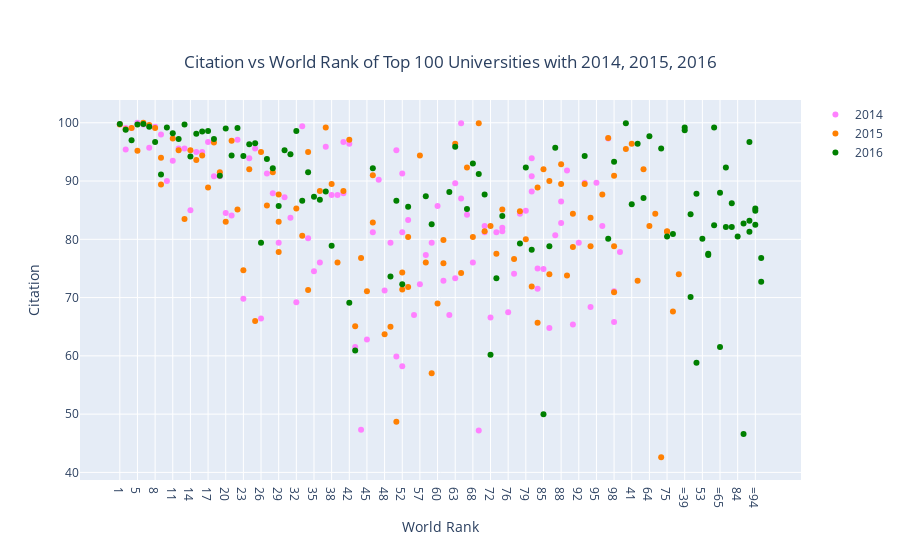

The code cell stored with this chart in its notebook:
### Code cell
trace1 = go.Scatter(x = df2014.world_rank,
                   y = df2014.citations,
                   mode = "markers",
                   name = "2014",
                   marker = dict(color = "rgb(255,128,255)"),
                   text = df2014.university_name)

trace2 = go.Scatter(x = df2015.world_rank,
                   y = df2015.citations,
                   mode = "markers",
                   name = "2015",
                   marker = dict(color = "rgb(255,128,2)"),
                   text = df2015.university_name)

trace3 = go.Scatter(x = df2016.world_rank,
                   y = df2016.citations,
                   mode = "markers",
                   name = "2016",
                   marker = dict(color = "green"),
                   text = df2016.university_name)

data = [trace1, trace2, trace3]

layout = dict(title = "Citation vs World Rank of Top 100 Universities with 2014, 2015, 2016",
             title_x = 0.5, 
             title_y = 0.9,
             xaxis = dict(title = "World Rank"),
             yaxis = dict(title = "Citation"))

fig = dict(data = data, layout = layout)

iplot(fig)

### Figure 1 — Plotly figure (JSON) as saved in the notebook; plotly's stock layout.template omitted (floating-point values rounded to 4 significant figures)
{"data": [{"marker": {"color": "rgb(255,128,255)"}, "mode": "markers", "name": "2014", "text": ["California Institute of Technology", "Harvard University", "University of Oxford", "Stanford University", "Massachusetts Institute of Technology", "Princeton University", "University of Cambridge", "University of California, Berkeley", "University of Chicago", "Imperial College London", "Yale University", "University of California, Los Angeles", "Columbia University", "ETH Zurich – Swiss Federal Institute of Technology Zurich", "Johns Hopkins University", "University of Pennsylvania", "Duke University", "University of Michigan", "Cornell University", "University of Toronto", "University College London", "Northwestern University", "University of Tokyo", "Carnegie Mellon University", "University of Washington", "National University of Singapore", "University of Texas at Austin", "Georgia Institute of Technology", "University of Illinois at Urbana-Champaign", "University of Wisconsin-Madison", "University of British Columbia", "London School of Economics and Political Science", "University of California, Santa Barbara", "University of Melbourne", "McGill University", "Karolinska Institute", "École Polytechnique Fédérale de Lausanne", "King’s College London", "University of Edinburgh", "New York University", "University of California, San Diego", "Washington University in St Louis", "University of Hong Kong", "Seoul National University", "Peking University", "University of Minnesota", "University of North Carolina at Chapel Hill", "Australian National University", "Pennsylvania State University", "Boston University", "Tsinghua University", "Brown University", "Kyoto University", "University of California, Davis", "LMU Munich", "Korea Advanced Institute of Science and Technology (KAIST)", "Hong Kong University of Science and Technology", "University of Manchester", "Ohio State University", "Pohang University of Science and Technology", "KU Leuven", "Purdue University", "The University of Queensland", "University of Göttingen", "Rice University", "École Normale Supérieure", "Leiden University", "Heidelberg University", "Delft University of Technology", "University of Southern California", "École Polytechnique", "University of Sydney", "Erasmus University Rotterdam", "University of Basel", "Utrecht University", "Nanyang Technological University", "Wageningen University and Research Center", "University of Pittsburgh", "University of Bristol", "Durham University", "Emory University", "Tufts University", "Michigan State University", "University of Amsterdam", "Ghent University", "Free University of Berlin", "Technical University of Munich", "Case Western Reserve University", "Vanderbilt University", "University of Notre Dame", "Monash University", "McMaster University", "University of California, Irvine", "Humboldt University of Berlin", "University of Rochester", "Pierre and Marie Curie University", "University of Colorado Boulder", "Maastricht University", "University of Groningen", "University of Helsinki"], "type": "scatter", "x": ["1", "2", "2", "4", "5", "6", "7", "8", "9", "10", "11", "12", "13", "14", "15", "16", "17", "18", "19", "20", "21", "22", "23", "24", "25", "26", "27", "28", "29", "30", "31", "32", "33", "34", "35", "36", "37", "38", "39", "40", "40", "42", "43", "44", "45", "46", "47", "48", "49", "50", "50", "52", "52", "52", "55", "56", "57", "58", "59", "60", "61", "62", "63", "63", "65", "65", "67", "68", "69", "70", "70", "72", "73", "74", "74", "76", "77", "78", "79", "80", "80", "80", "83", "83", "85", "86", "87", "88", "88", "90", "91", "92", "93", "94", "95", "96", "97", "98", "98", "100"], "y": [99.8, 99.1, 95.4, 99.1, 100, 99.7, 95.7, 99.3, 98, 90, 93.5, 95.6, 95.6, 85, 95, 95, 96.7, 90.8, 90.8, 84.5, 84.1, 97.1, 69.8, 93.9, 95.6, 66.4, 91.3, 87.9, 79.4, 87.2, 83.7, 69.2, 99.4, 80.2, 74.5, 76, 95.9, 87.6, 87.6, 87.9, 96.7, 96.4, 61.5, 47.3, 62.8, 81.2, 90.2, 71.2, 79.4, 95.3, 59.9, 91.3, 58.2, 81.2, 83.3, 67, 72.3, 77.3, 79.4, 85.7, 72.9, 67, 73.3, 89.6, 99.9, 87, 84.2, 76, 47.2, 81.2, 82.3, 66.6, 81.2, 81.4, 82, 67.5, 74.1, 84.4, 84.9, 88.2, 90.8, 93.9, 71.5, 75, 74.9, 64.8, 80.7, 82.8, 86.5, 91.8, 65.4, 79.4, 89.7, 68.4, 89.7, 82.3, 97.3, 65.8, 71.1, 77.8]}, {"marker": {"color": "rgb(255,128,2)"}, "mode": "markers", "name": "2015", "text": ["California Institute of Technology", "Harvard University", "University of Oxford", "Stanford University", "University of Cambridge", "Massachusetts Institute of Technology", "Princeton University", "University of California, Berkeley", "Imperial College London", "Yale University", "University of Chicago", "University of California, Los Angeles", "ETH Zurich – Swiss Federal Institute of Technology Zurich", "Columbia University", "Johns Hopkins University", "University of Pennsylvania", "University of Michigan", "Duke University", "Cornell University", "University of Toronto", "Northwestern University", "University College London", "University of Tokyo", "Carnegie Mellon University", "National University of Singapore", "University of Washington", "Georgia Institute of Technology", "University of Texas at Austin", "LMU Munich", "University of Illinois at Urbana-Champaign", "University of Wisconsin-Madison", "University of British Columbia", "University of Melbourne", "London School of Economics and Political Science", "École Polytechnique Fédérale de Lausanne", "University of Edinburgh", "University of California, Santa Barbara", "New York University", "McGill University", "King’s College London", "University of California, San Diego", "Washington University in St Louis", "University of Hong Kong", "Karolinska Institute", "Australian National University", "University of Minnesota", "University of North Carolina at Chapel Hill", "Peking University", "Tsinghua University", "Seoul National University", "Hong Kong University of Science and Technology", "Korea Advanced Institute of Science and Technology (KAIST)", "University of Manchester", "Brown University", "KU Leuven", "University of California, Davis", "Boston University", "Pennsylvania State University", "Kyoto University", "University of Sydney", "Nanyang Technological University", "École Polytechnique", "Scuola Normale Superiore di Pisa", "Leiden University", "The University of Queensland", "Pohang University of Science and Technology", "University of Göttingen", "Ohio State University", "Rice University", "Heidelberg University", "Delft University of Technology", "Erasmus University Rotterdam", "Wageningen University and Research Center", "University of Bristol", "University of Basel", "University of Southern California", "University of Amsterdam", "École Normale Supérieure", "Utrecht University", "Humboldt University of Berlin", "Free University of Berlin", "Michigan State University", "Durham University", "Monash University", "Middle East Technical University", "University of Arizona", "University of Notre Dame", "Tufts University", "University of California, Irvine", "Ghent University", "University of Massachusetts", "University of Pittsburgh", "Emory University", "McMaster University", "University of Glasgow", "Vanderbilt University", "University of Colorado Boulder", "Stockholm University", "Technical University of Munich", "Uppsala University"], "type": "scatter", "x": ["1", "2", "3", "4", "5", "6", "7", "8", "9", "9", "11", "12", "13", "14", "15", "16", "17", "18", "19", "20", "21", "22", "23", "24", "25", "26", "27", "28", "29", "29", "29", "32", "33", "34", "34", "36", "37", "38", "39", "40", "41", "42", "43", "44", "45", "46", "46", "48", "49", "50", "51", "52", "52", "54", "55", "55", "57", "58", "59", "60", "61", "61", "63", "64", "65", "66", "67", "68", "69", "70", "71", "72", "73", "74", "75", "75", "77", "78", "79", "80", "81", "82", "83", "83", "85", "86", "86", "88", "88", "90", "91", "91", "93", "94", "94", "96", "97", "98", "98", "98"], "y": [99.7, 98.9, 95.5, 99.1, 95.2, 100, 99.6, 99.1, 89.4, 94, 97.3, 95.3, 83.5, 95.3, 93.6, 94.4, 88.9, 96.6, 91.5, 83, 96.9, 85.1, 74.7, 92, 66, 95, 85.8, 91.5, 83, 77.8, 87.7, 85.3, 80.6, 71.3, 95, 88.3, 99.2, 89.5, 76, 88.3, 96.4, 97.1, 65.1, 76.8, 71.1, 82.9, 91, 63.7, 65, 48.7, 72.9, 71.4, 74.3, 92, 71.8, 80.4, 94.4, 76, 57, 69, 75.9, 79.9, 96.4, 82.3, 74.2, 84.4, 92.3, 80.4, 99.9, 81.4, 42.6, 82.3, 77.5, 85.1, 81.4, 81.3, 76.6, 84.8, 80, 71.9, 67.6, 74, 88.9, 65.7, 92, 74, 90, 92.9, 89.5, 73.8, 78.7, 84.4, 89.5, 78.8, 83.7, 87.7, 97.4, 90.9, 78.8, 70.9]}, {"marker": {"color": "green"}, "mode": "markers", "name": "2016", "text": ["California Institute of Technology", "University of Oxford", "Stanford University", "University of Cambridge", "Massachusetts Institute of Technology", "Harvard University", "Princeton University", "Imperial College London", "ETH Zurich – Swiss Federal Institute of Technology Zurich", "University of Chicago", "Johns Hopkins University", "Yale University", "University of California, Berkeley", "University College London", "Columbia University", "University of California, Los Angeles", "University of Pennsylvania", "Cornell University", "University of Toronto", "Duke University", "University of Michigan", "Carnegie Mellon University", "London School of Economics and Political Science", "University of Edinburgh", "Northwestern University", "National University of Singapore", "King’s College London", "Karolinska Institute", "LMU Munich", "New York University", "École Polytechnique Fédérale de Lausanne", "University of Washington", "University of Melbourne", "University of British Columbia", "KU Leuven", "University of Illinois at Urbana-Champaign", "Heidelberg University", "McGill University", "University of California, San Diego", "University of California, Santa Barbara", "Georgia Institute of Technology", "Peking University", "University of Tokyo", "University of California, Davis", "University of Hong Kong", "University of Texas at Austin", "Tsinghua University", "Wageningen University and Research Center", "Humboldt University of Berlin", "University of Wisconsin-Madison", "Brown University", "Australian National University", "Technical University of Munich", "École Normale Supérieure", "Nanyang Technological University", "University of Manchester", "University of Sydney", "University of Amsterdam", "Hong Kong University of Science and Technology", "The University of Queensland", "Washington University in St Louis", "Utrecht University", "University of North Carolina at Chapel Hill", "Boston University", "Delft University of Technology", "University of Minnesota", "Leiden University", "University of Southern California", "University of Bristol", "Durham University", "Erasmus University Rotterdam", "Free University of Berlin", "Monash University", "University of Groningen", "Pennsylvania State University", "University of Glasgow", "University of Helsinki", "University of Tübingen", "University of Pittsburgh", "University of Warwick", "Uppsala University", "University of Copenhagen", "University of New South Wales", "University of Freiburg", "Seoul National University", "University of St Andrews", "Vanderbilt University", "Kyoto University", "Maastricht University", "Emory University", "Lund University", "Ohio State University", "University of Exeter", "University of Bonn", "Georgetown University", "McMaster University", "University of Sheffield", "Queen Mary University of London", "University of Göttingen", "Michigan State University"], "type": "scatter", "x": ["1", "2", "3", "4", "5", "6", "7", "8", "9", "10", "11", "12", "13", "14", "15", "16", "17", "18", "19", "20", "21", "22", "23", "24", "25", "26", "27", "28", "29", "30", "31", "32", "33", "34", "35", "36", "37", "38", "=39", "=39", "41", "42", "43", "=44", "=44", "46", "=47", "=47", "49", "50", "51", "52", "53", "54", "55", "=56", "=56", "58", "59", "=60", "=60", "62", "63", "64", "=65", "=65", "67", "68", "69", "70", "71", "72", "73", "74", "75", "=76", "=76", "78", "79", "80", "81", "=82", "=82", "84", "85", "86", "87", "=88", "=88", "=90", "=90", "=90", "93", "=94", "=94", "=94", "97", "98", "=99", "=99"], "y": [99.8, 98.8, 99.9, 97, 99.7, 99.8, 99.3, 96.7, 91.1, 99.2, 98.2, 97.2, 99.7, 94.2, 98.1, 98.5, 98.6, 97.2, 90.9, 99, 94.4, 99.1, 94.3, 96.3, 96.5, 79.4, 93.8, 92.2, 85.7, 95.3, 94.6, 98.6, 86.6, 91.5, 87.3, 86.8, 88.2, 78.9, 98.7, 99.2, 86, 69.1, 60.9, 84.3, 70.1, 92.2, 58.8, 87.8, 73.6, 86.6, 96.4, 72.3, 80.1, 87.1, 85.6, 77.3, 77.5, 87.4, 82.6, 82.4, 99.2, 88.1, 95.9, 97.7, 61.5, 88, 85.2, 93, 91.2, 87.7, 95.6, 60.2, 73.3, 84, 80.5, 92.3, 82.1, 79.3, 92.3, 78.2, 80.9, 86.2, 82.1, 80.5, 50, 78.8, 95.7, 46.6, 82.7, 96.7, 81.3, 83.2, 94.3, 85.3, 82.5, 84.9, 80.1, 93.3, 72.7, 76.8]}], "layout": {"title": {"text": "Citation vs World Rank of Top 100 Universities with 2014, 2015, 2016", "x": 0.5, "y": 0.9}, "xaxis": {"title": {"text": "World Rank"}}, "yaxis": {"title": {"text": "Citation"}}}}
